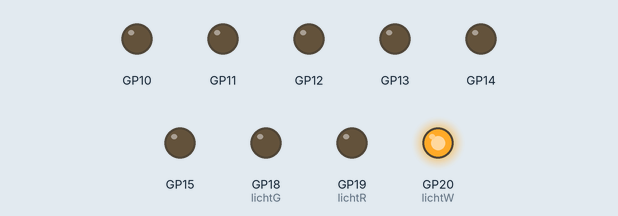
This program was run on a simulated Raspberry Pi Pico running MicroPython. Parts: output pins drawn as LEDs (lit = HIGH). What the program prints to the serial console is not drawn.

Above: at 0.1 s.
At 14.1 s:
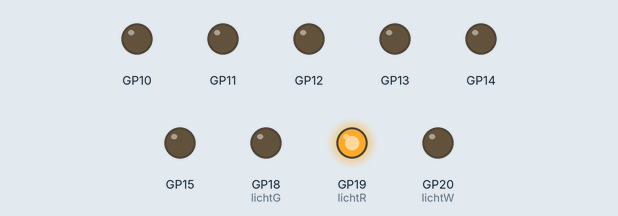
At 28.1 s:
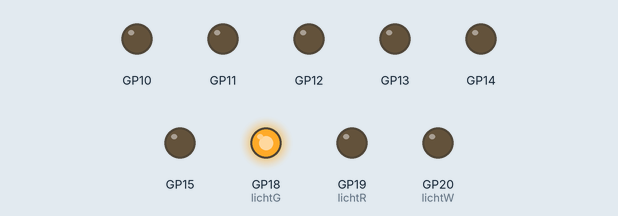
At 59.1 s:
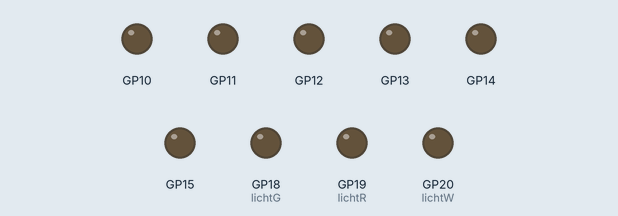
Timing chart, 0 to 60.6 s (numbered marks = the images above):
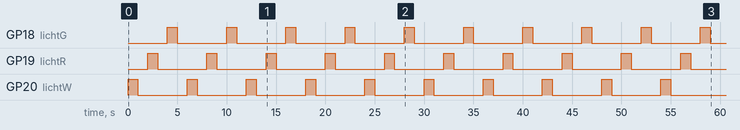

The program:

MotTest.py
```python
from machine import *
from motor import *
import utime

lichtW = Pin(20,Pin.OUT)
lichtR = Pin(19,Pin.OUT)
lichtG = Pin(18,Pin.OUT)
LEDs = [lichtW,lichtR,lichtG]

for i in range (10):
    for s in LEDs:
        s.value(1)
        utime.sleep(1)
        s.value(0)
        utime.sleep(1)


while True:
    utime.sleep(3)
    print("An")
    Off(MOT_AB)
    utime.sleep(3)
    print("Aus")
```

motor.py
```python
from machine import Pin, PWM
from meinePins import *
import utime

class Motor:
    def __init__(self,in1,in2,pwm):
        self.pwm    = PWM(Pin(pwm))
        self.in1    = Pin(in1,Pin.OUT)
        self.in2    = Pin(in2,Pin.OUT)
        self.pwm.freq(1000)

    def aus(self):
        self.pwm.duty_u16(0)
        self.in1.off()
        self.in2.off()

    def vor(self,geschw):
        if geschw<0:
            self.back(geschw*(-1))
        else:
           if geschw>100:
              geschw=100
           self.in1.on()
           self.in2.off()
           self.pwm.duty_u16(650*geschw)

    def back(self,geschw):
        if geschw<=0:
            self.aus()
        else:
            if geschw>100:
                geschw=100
            self.in1.off()
            self.in2.on()
            self.pwm.duty_u16(650*geschw)


Mot_A= Motor(A1,A2,PWMA)
Mot_B= Motor(B1,B2,PWMB)

def Off(mot= MOT_AB):
   if mot&MOT_A:
      Mot_A.aus()
   if mot&MOT_B:
      Mot_B.aus()


def OnFwd(mot, speed):
   if speed == 0:
      Off(mot)
   else:
       iSpeed = int(speed)
       if mot&MOT_A:
          Mot_A.vor(iSpeed)
       if mot&MOT_B:
          Mot_B.vor(iSpeed)

def OnRev(mot,speed):
    OnFwd(mot, -speed)
 
```

meinePins.py
```python
MOT_A  = 1
MOT_B  = 2
MOT_AB = 3
#Motoren
PWMA  = 14
PWMB  = 15
A1    = 11
A2    = 10
B1    = 12
B2    = 13
#Sensoren
SENSOR_R = 27
SENSOR_L = 26
SENSOR_S = 28


ANZ_LS = 4

# Die LEDs
LED_R   = 18
LED_G   = 19
LED_W   = 20
ANZ_LEDs = 3
LED_A   = 9

WEISS = 0
ROT   = 1
GRUEN = 2

#Const
LINKS = 0
RECHTS = 1
GRUENSCHWELLE = 20

V = 50                          #40 = Standart
DATEI="kalibrierWerte.csv"
#Display
SCL = 5
SDA = 4
WIDTH  = 128   # oled display width
HEIGHT = 64    # oled display height

#Taster
TASTER_L = 17
TASTER_R = 16
BUTTON   = 28
```
